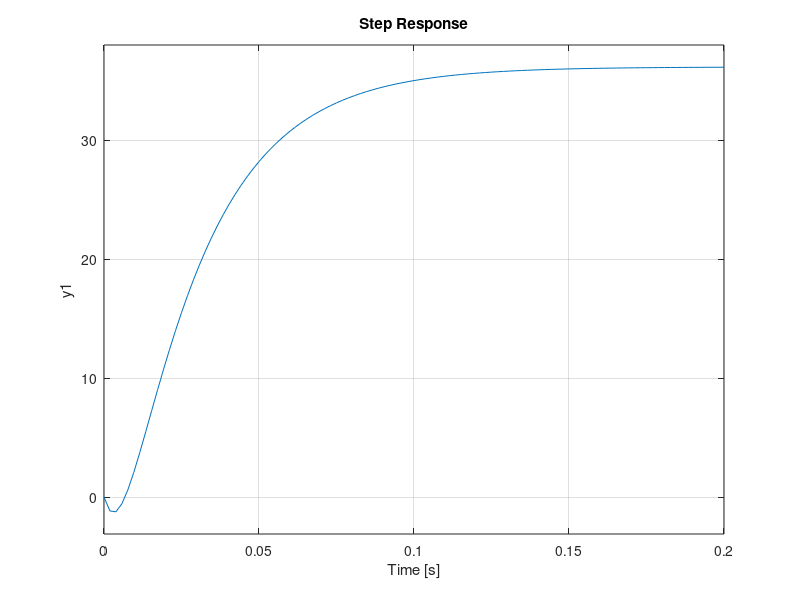

The MATLAB script that drew this image:
clear;
clc;

Ra = 2;
La = 0.23;
Jm = 0.000052;
Bm = 0.01;
Kt = 0.235;
Ke = 0.235;
Tc = 0.05;
Uin = 12;

ts = [-Tc*La (Kt*Uin-Tc*Ra)];
ms = [Jm*La (Jm*Ra + Bm*La) (Bm*Ra+Kt*Ke)];

sys = tf(ts,ms)
step(sys);


